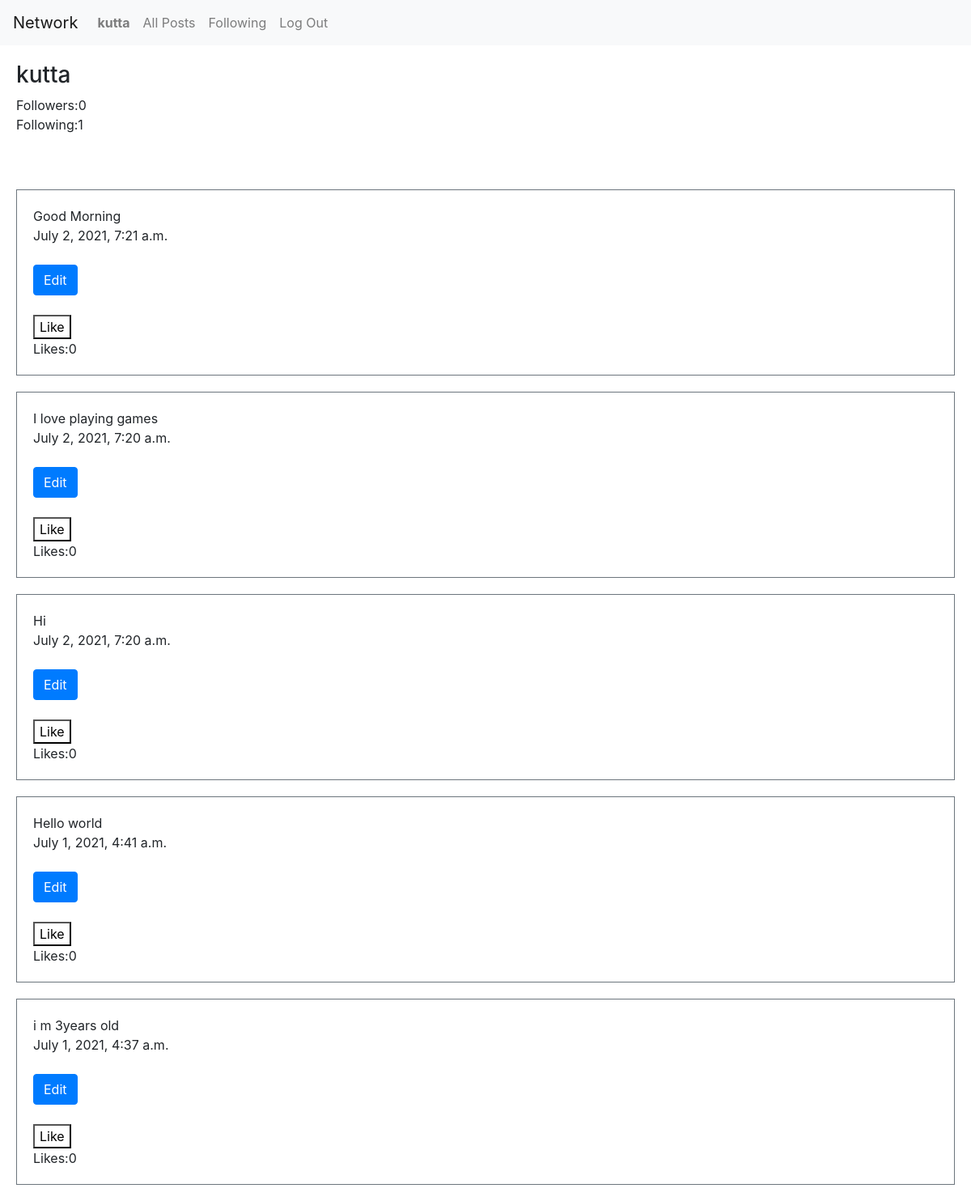
Page /profile/1 (signed in) on the earlier database version.
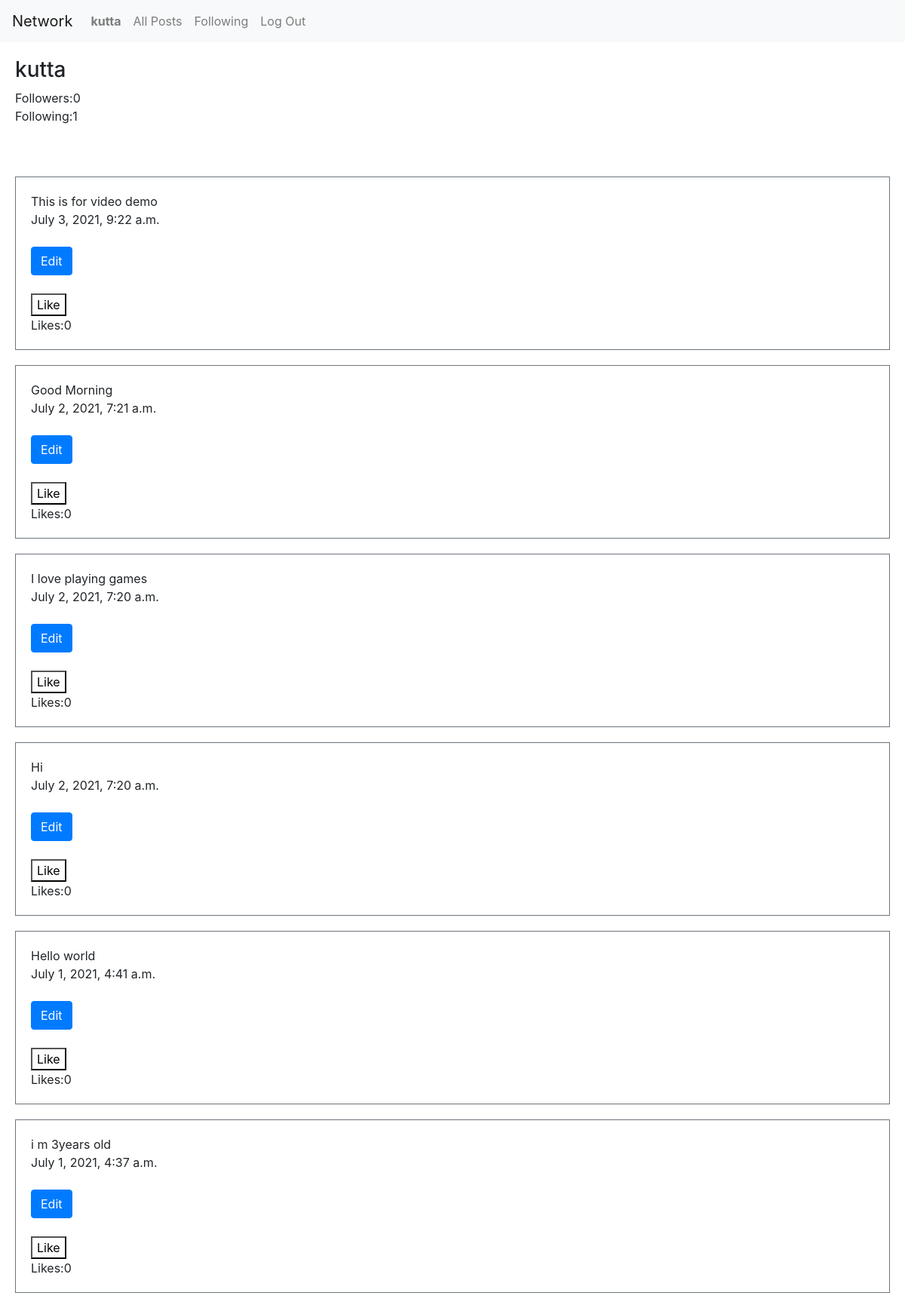
Same page on the later database version.
### network/models.py (models this page shows, shortened)
class User(AbstractUser):
    pass

class Post(models.Model):
    user = models.ForeignKey(User,on_delete=CASCADE,related_name="user")
    post_content = models.CharField(max_length=200)
    time = models.DateTimeField(auto_now_add=True)
    likes = models.IntegerField(default=0)

### network/views.py (the view, shortened to what this page needs)
# urls.py: path("profile/<str:owner>", views.profile, name="profile"),
def profile(request, owner):
    owner = User.objects.get(id=owner)
    button = "Follow" if Follow.objects.filter(follower=request.user, following=owner).count() == 0 else "Unfollow"
    posts = Post.objects.filter(user=owner.id).order_by('-time')
    for post in posts:
        post.likes = Like.objects.filter(post = post.id).count()
        post.save()
    paginator = Paginator(posts, 10)
    page_number = request.GET.get('page')
    posts = paginator.get_page(page_number)
    return render(request, "network/profile.html", {
        "owner": owner,
        "followers": Follow.objects.filter(following=owner).count(),
        "following": Follow.objects.filter(follower=owner).count(),
        "posts": posts,
        "button": button
    })

### network/templates/network/profile.html (shortened to what this page needs)
{% extends "network/layout.html" %}
{% load static %}
{% block body %}
<div style="margin: 20px;">
    <h3>{{owner.username}}</h3>
    <div class="follower">Followers:{{followers}}</div>
    <div class="Following">Following:{{following}}</div>
    <br>
    <br>
</div>
<div id = "posts">
    {% for post in posts%}
    <div class="border border-secondary mt-2" style="padding:20px; margin: 20px;">
        <div id="post-{{post.id}}">{{post.post_content}}</div>
        <div>{{post.time}}</div>
        <br>
        {% if user.id == owner.id %}
            <button name="edit" onclick = "edit('{{post.id}}')" class="btn btn-primary">Edit</button> <br><br>
        {% endif %}
        <button id="like-btn-{{post.id}}" style="background-color: white;"  value="like" onclick="like('{{ post.id }}')">Like</button>
        <div id="like-count-{{post.id}}">Likes:{{post.likes}} </div>
    </div>
</div>
{% endfor %}
{% endblock %}

### network/templates/network/layout.html (shortened to what this page needs)
{% load static %}
<!DOCTYPE html>
<html lang="en">
    <head>
        <link rel="stylesheet" href="https://stackpath.bootstrapcdn.com/bootstrap/4.4.1/css/bootstrap.min.css">
        <link href="{% static 'network/styles.css' %}" rel="stylesheet">
    </head>
    <body>
        <nav class="navbar navbar-expand-lg navbar-light bg-light">
            <a class="navbar-brand" href="#">Network</a>
            <div>
              <ul class="navbar-nav mr-auto">
                {% if user.is_authenticated %}
                    <li class="nav-item">
                        <a class="nav-link" href="{% url 'profile' user.id %}"><strong>{{ user.username }}</strong></a>
                    </li>
                {% endif %}
                <li class="nav-item">
                  <a class="nav-link" href="{% url 'index' %}">All Posts</a>
                </li>
                {% if user.is_authenticated %}
                    <li class="nav-item">
                        <a class="nav-link" href="{% url 'following' %}">Following</a>
                    </li>
                    <li class="nav-item">
                        <a class="nav-link" href="{% url 'logout' %}">Log Out</a>
                    </li>
                {% endif %}
              </ul>
            </div>
          </nav>
        <div class="body">
            {% block body %}
            {% endblock %}
    </body>
</html>

Differences in the rows shown:
added Post: post_content "This is for video demo", time "July 3, 2021, 9:22 a.m.", likes "0"
